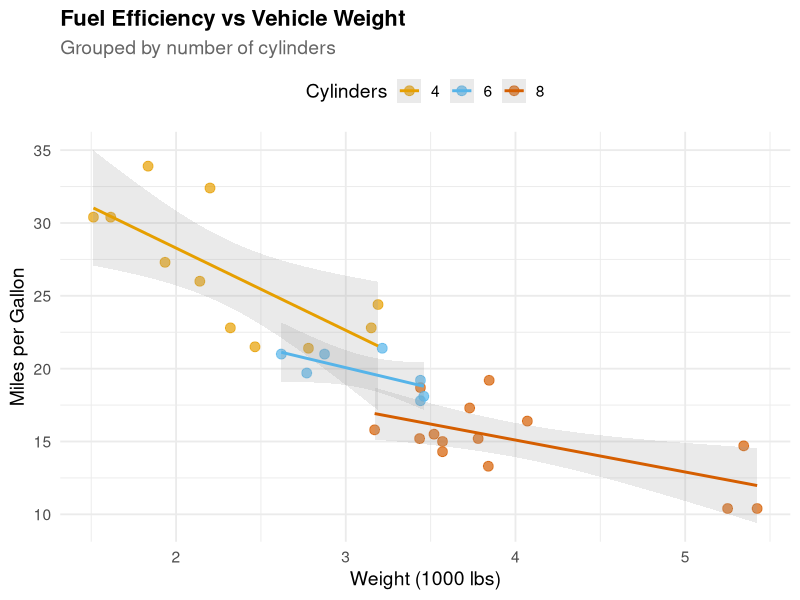
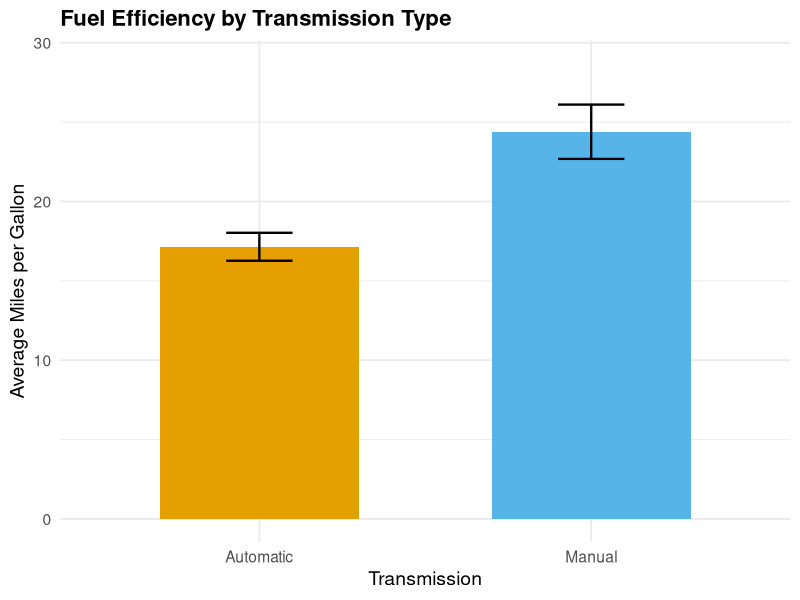
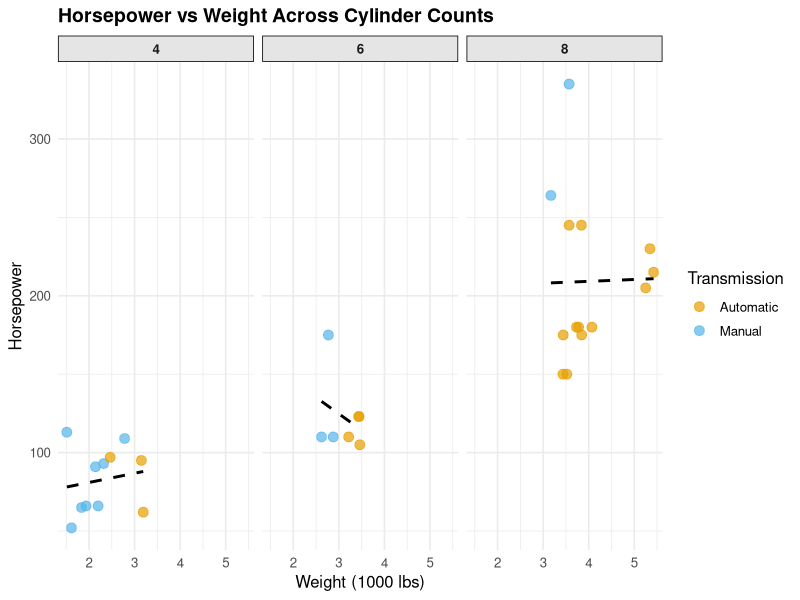
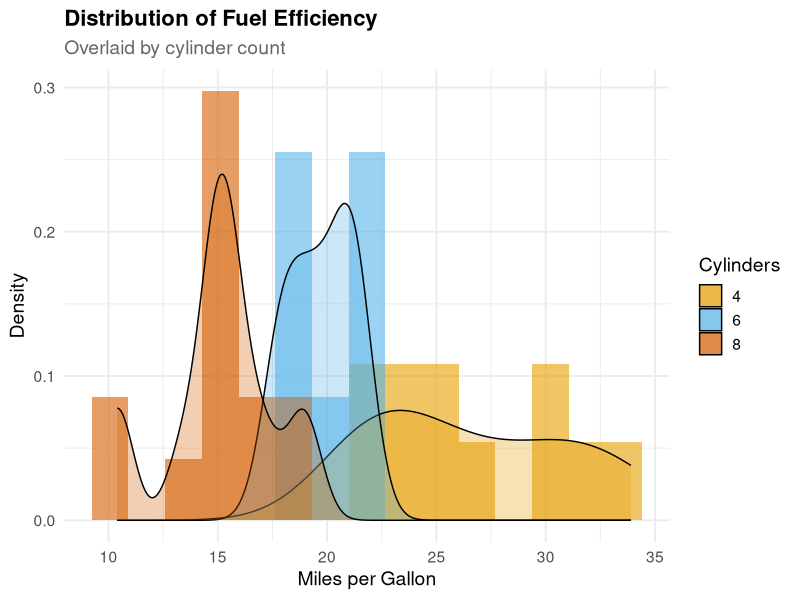

Generate these figures, in order, with R:
#!/usr/bin/env Rscript

# Publication-Quality Plotting with ggplot2
#
# This script demonstrates creating professional visualizations
# that are ready for publications, presentations, or reports.
#
# Prerequisites:
# - btw_mcp_session() active in RStudio
# - ggplot2 installed
#
# Try asking Claude:
# "Run examples/plotting.R and save all figures to ./figures/"

# Load required library
if (!require("ggplot2", quietly = TRUE)) {
  cat("Installing ggplot2...\n")
  install.packages("ggplot2")
  library(ggplot2)
}

cat("Creating publication-quality plots...\n\n")

# Load data
data <- mtcars
data$cyl <- factor(data$cyl)  # Convert cylinders to factor
data$am <- factor(data$am, labels = c("Automatic", "Manual"))

# ============================================================================
# PLOT 1: Scatter Plot with Regression Lines
# ============================================================================

cat("Plot 1: MPG vs Weight by Cylinder Count\n")

p1 <- ggplot(data, aes(x = wt, y = mpg, color = cyl)) +
  geom_point(size = 3, alpha = 0.7) +
  geom_smooth(method = "lm", se = TRUE, alpha = 0.2) +
  scale_color_manual(values = c("4" = "#E69F00",
                                  "6" = "#56B4E9",
                                  "8" = "#D55E00")) +
  labs(
    title = "Fuel Efficiency vs Vehicle Weight",
    subtitle = "Grouped by number of cylinders",
    x = "Weight (1000 lbs)",
    y = "Miles per Gallon",
    color = "Cylinders"
  ) +
  theme_minimal(base_size = 14) +
  theme(
    plot.title = element_text(face = "bold", size = 16),
    plot.subtitle = element_text(color = "gray40"),
    legend.position = "top"
  )

print(p1)

# ============================================================================
# PLOT 2: Bar Plot with Error Bars
# ============================================================================

cat("\nPlot 2: Average MPG by Transmission Type\n")

# Calculate means and standard errors
summary_data <- aggregate(mpg ~ am, data = data,
                         FUN = function(x) c(mean = mean(x),
                                            se = sd(x)/sqrt(length(x))))
summary_df <- data.frame(
  am = summary_data$am,
  mean_mpg = summary_data$mpg[, "mean"],
  se = summary_data$mpg[, "se"]
)

p2 <- ggplot(summary_df, aes(x = am, y = mean_mpg, fill = am)) +
  geom_col(width = 0.6) +
  geom_errorbar(aes(ymin = mean_mpg - se, ymax = mean_mpg + se),
                width = 0.2, size = 0.8) +
  scale_fill_manual(values = c("Automatic" = "#E69F00",
                                "Manual" = "#56B4E9")) +
  labs(
    title = "Fuel Efficiency by Transmission Type",
    x = "Transmission",
    y = "Average Miles per Gallon"
  ) +
  theme_minimal(base_size = 14) +
  theme(
    plot.title = element_text(face = "bold", size = 16),
    legend.position = "none"
  ) +
  coord_cartesian(ylim = c(0, max(summary_df$mean_mpg + summary_df$se) * 1.1))

print(p2)

# ============================================================================
# PLOT 3: Faceted Plots
# ============================================================================

cat("\nPlot 3: HP vs Weight, Faceted by Cylinder\n")

p3 <- ggplot(data, aes(x = wt, y = hp)) +
  geom_point(aes(color = am), size = 3, alpha = 0.7) +
  geom_smooth(method = "lm", color = "black", se = FALSE, linetype = "dashed") +
  facet_wrap(~ cyl, ncol = 3) +
  scale_color_manual(values = c("Automatic" = "#E69F00",
                                 "Manual" = "#56B4E9")) +
  labs(
    title = "Horsepower vs Weight Across Cylinder Counts",
    x = "Weight (1000 lbs)",
    y = "Horsepower",
    color = "Transmission"
  ) +
  theme_minimal(base_size = 12) +
  theme(
    plot.title = element_text(face = "bold", size = 14),
    strip.background = element_rect(fill = "gray90"),
    strip.text = element_text(face = "bold")
  )

print(p3)

# ============================================================================
# PLOT 4: Distribution Plots
# ============================================================================

cat("\nPlot 4: MPG Distribution with Density Curves\n")

p4 <- ggplot(data, aes(x = mpg, fill = cyl)) +
  geom_histogram(aes(y = after_stat(density)),
                 bins = 15, alpha = 0.6, position = "identity") +
  geom_density(alpha = 0.3) +
  scale_fill_manual(values = c("4" = "#E69F00",
                                "6" = "#56B4E9",
                                "8" = "#D55E00")) +
  labs(
    title = "Distribution of Fuel Efficiency",
    subtitle = "Overlaid by cylinder count",
    x = "Miles per Gallon",
    y = "Density",
    fill = "Cylinders"
  ) +
  theme_minimal(base_size = 14) +
  theme(
    plot.title = element_text(face = "bold", size = 16),
    plot.subtitle = element_text(color = "gray40")
  )

print(p4)

# ============================================================================
# SAVING PLOTS
# ============================================================================

cat("\n✓ All plots created!\n\n")
cat("To save these plots, ask Claude:\n")
cat("  'Save plot p1 as figures/mpg_vs_weight.png (300 dpi, 10x7 inches)'\n")
cat("  'Save plot p2 as figures/transmission_comparison.pdf'\n")
cat("  'Save all plots as high-resolution PNGs'\n\n")

cat("Or use btw_tool_save_plot manually:\n")
cat("  mcp__btw-r-v3__btw_tool_save_plot(\n")
cat("    filename = 'figure.png',\n")
cat("    path = './figures',\n")
cat("    width = 10, height = 7,\n")
cat("    dpi = 300, format = 'png'\n")
cat("  )\n")
